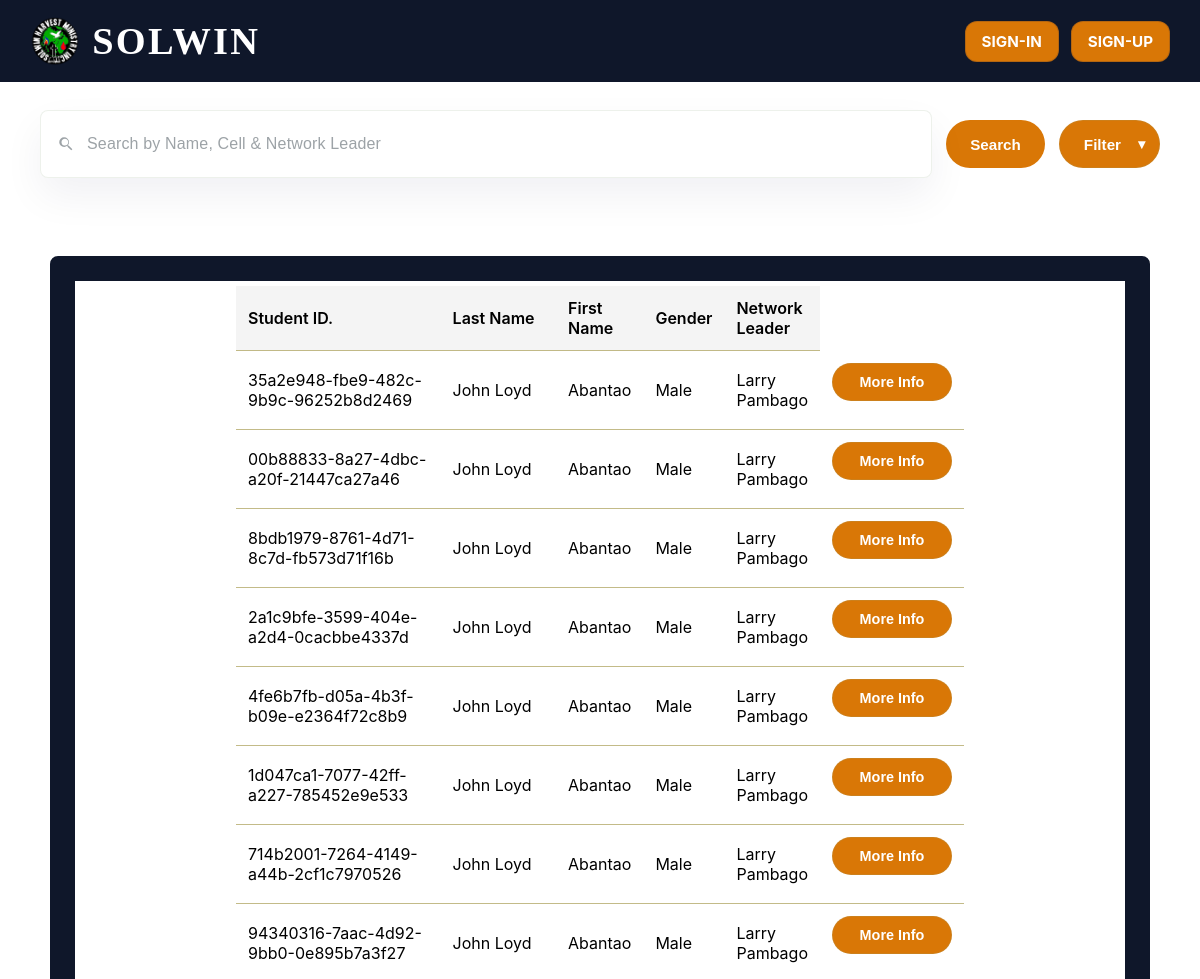
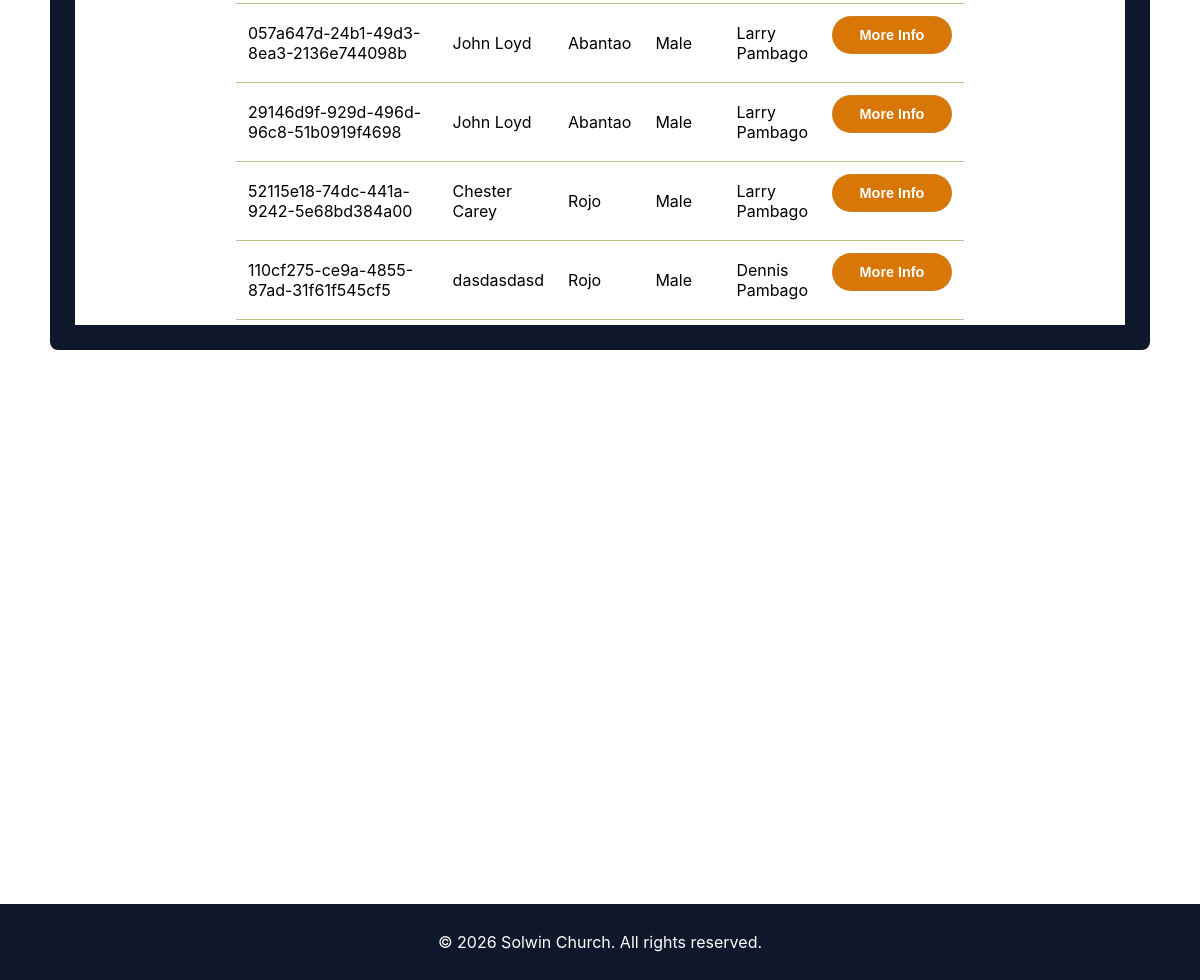
The page / on the database its author committed (2 pictures, top to bottom).
### tables this page shows
CREATE TABLE tbl_students_main (
    uid TEXT PRIMARY KEY,
    first_name TEXT NOT NULL,
    last_name TEXT NOT NULL,
    gender TEXT NOT NULL,
    netlead_fname TEXT NOT NULL,
    netlead_lname TEXT NOT NULL
);

### index_handler.php (called while the page is built, shortened)
<?php
class Index{
    public function ini_index(){
        $ini_id = null;
        try {
            $ini_id = $this->user_id();
        }catch (PDOException $e) {
            echo "Database error: " . $e->getMessage();
        }
        return $ini_id;
    }
}
?>

### query_config.php (called while the page is built)
<?php return [
    'tables' => [
    'students' => 'tbl_students_main',
    'students_dashboard' => 'tbl_students_dashboard',
    'account' => 'tbl_accounts',
    'remember_tokens' => 'tbl_remember_tokens']
];
?>

### config.php (called while the page is built)
<?php return [
    'host' => 'localhost',
    'db'   => 'db_leadership_development',
    'user' => 'root',
    'password' => '',
    'dbname' => 'db_leadership_development'
];
?>

### database.php (called while the page is built, shortened)
<?php
    class DataBase{
        public function __construct(
        ){
            $this->query_config = require __DIR__ . '/query_config.php';
            $config = require 'config.php';
            $databaseFile = __DIR__ . '/data/db_ld.sqlite';
            $dsn = "sqlite:" . $databaseFile;
            $options = [
            PDO::ATTR_ERRMODE            => PDO::ERRMODE_EXCEPTION,
            PDO::ATTR_DEFAULT_FETCH_MODE => PDO::FETCH_ASSOC,
            PDO::ATTR_EMULATE_PREPARES   => false,
            ];
            try {
                $this->pdo = new PDO($dsn, null, null, $options);
            }
            catch (\PDOException $e) {
                throw new \PDOException($e->getMessage(), (int)$e->getCode());
            }
        }
}
?>

### students_info_class.php (called while the page is built, shortened)
<?php
    require_once 'Database.php';
    class StudentInfo extends Database {
        public function show_students() {
            $sql = "SELECT * FROM `{$this->query_config['tables']['students']}`";
            $stmt = $this->pdo->prepare($sql);
            $stmt->execute();
            $user = $stmt->fetchAll(PDO::FETCH_OBJ);
            return $user;
        }
    }
?>

### index.php (the view, shortened to what this page needs)
<?php
require_once __DIR__ . '/index_handler.php';
include_once __DIR__ . '/students_info_class.php';
$index_handler = new Index();
$users_inst = $index_handler -> ini_index();
$student_info = new StudentInfo();
$students = $student_info->show_students();
?>
<DOCTYPE html>
<html lang="en">
<head>
    <link rel="stylesheet" href="css/index.css">
</head>
<body>
<header>
    <div class="logo_row">
        <img src="assets/img/logo_solwin.png" class="logo" alt="Solwin Logo">
        <a href="index.php" class="brand-title">SOLWIN</a>
    </div>
    <div class="header-links">
        <?php if($users_inst):?>
            <a href="owner_dashboard.php" class="user_greet">
                <?php if(!empty($user->picture)): ?>
                    <img src="assets/img/uploads/<?= htmlspecialchars($users_inst->picture) ?>" alt="Profile" class="user-avatar" style="width:30px;height:30px;border-radius:50%;object-fit:cover;">
                <?php else: ?>
                    <span class="user-icon" aria-hidden="true">👤</span>
                <?php endif; ?>
                <span>Hello, <?= htmlspecialchars($users_inst->first_name) ?>!</span>
            </a>
            <div class="action-group">
                <a href="student_info.php" class="signin-btn">Add a Student</a>
            </div>
            <div class="action-group">
                <a href="logout.php" class="signin-btn">LOG OUT</a>
            </div>
        <?php else:?>
            <div class="action-group">
                <a href="login.php" class="signin-btn">SIGN-IN</a>
                <a href="owner_info.php" class="signin-btn">SIGN-UP</a>
            </div>
        <?php endif;?>
    </div>
</header>
    <div class = "options">
        <div class="search-field">
            <span class="search-icon" aria-hidden="true"></span>
            <input type="text" name="search_bar" id="search_bar" class="search-input" placeholder="Search by Name, Cell & Network Leader">
        </div>
        <button type="button" class="option-btn search-btn" id= "search-button">Search</button>
        <button type="button" class="option-btn filter-btn">Filter</button>
    </div>
    <div class = "student-dashboard" id = "student-dashboard">
        <div class = "dashboard-container">
            <table>
            <thead>
            <tr>
                <th>Student ID.</th>
                <th>Last Name</th>
                <th>First Name</th>
                <th>Gender</th>
                <th>Network Leader</th>
            </tr>
            </thead>
            <tbody>
                <?php if ($students && count($students) > 0): ?>
                <?php foreach ($students as $row): ?>
                <tr>
                    <td><?= htmlspecialchars($row->uid) ?></td>
                    <td><?= htmlspecialchars($row->first_name) ?></td>
                    <td><?= htmlspecialchars($row->last_name) ?></td>
                    <td><?= htmlspecialchars($row->gender) ?></td>
                    <td><?= htmlspecialchars($row->netlead_fname . ' ' . $row->netlead_lname) ?></td>
                    <td class="action-cell">
                        <form action="student_dashboard.php" method="POST">
                        <button type="submit" name ="uid" class="action-btn inquire-btn" value = "<?= htmlspecialchars($row->uid) ?>">More Info</button>
                        </form>
                    </td>
                </tr>
                <?php endforeach; ?>
                <?php endif; ?>
                </tbody>
                </table>
        </div>
    </div>
    <div id = "search-results">
    </div>
</body>
 <footer>
        <p>© 2026 Solwin Church. All rights reserved.</p>
    </footer>
</body>
</html>

### css/index.css (style rules this page uses)
body { background-position: center; background-size:cover; background-attachment:fixed; font-family: 'Inter', 'Segoe UI', Roboto, Helvetica, Arial, sans-serif; margin: auto; padding: auto; }
.dashboard-container { border: 25px solid #0F172A; margin: 50px; height: auto; padding: 5px; background-color: #ffff; border-radius: 8px; backdrop-filter: blur(4px); }
table { width: 70%; border-collapse:collapse; font-size: 16px; margin-left: auto; margin-right: auto; }
th, td { text-align: left; padding: 12px; border-bottom: 1px solid #b4aa6bcc; vertical-align: middle; }
th { background-color: #f4f4f4; font-weight: 600; width: 100%; }
.action-cell { display: flex; flex-wrap: wrap; gap: 8px; }
.action-btn { display: inline-flex; align-items: center; justify-content: center; gap: 8px; min-width: 120px; padding: 10px 14px; border: 1px solid transparent; border-radius: 999px; background: #D97706; color: #ffffff; font-weight: 700; font-size: 0.9rem; cursor: pointer; transition: transform 0.18s ease, box-shadow 0.18s ease, background-color 0.18s ease, border-color 0.18s ease; }
.inquire-btn { background: #D97706; border-color: rgba(143, 168, 130, 0.18); }
header { display: flex; align-items: center; justify-content: space-between; padding: 16px 30px; background: #ced28ca7; color: #fff; gap: 24px; }
header, footer { background: #0F172A; color: #14180a; }
.options { display: flex; flex-wrap: wrap; align-items: center; gap: 14px; padding: 28px 40px; justify-content: flex-start; }
.option-btn { display: inline-flex; align-items: center; justify-content: center; min-height: 48px; padding: 0 24px; border: none; border-radius: 999px; background: rgba(255, 255, 255, 0.92); color: #0f1941; font-size: 0.95rem; font-weight: 700; cursor: pointer; transition: transform 0.18s ease, box-shadow 0.18s ease, background-color 0.18s ease, border-color 0.18s ease; }
.search-btn { background: #D97706; color: #ffffff; }
.filter-btn { position: relative; background: #D97706; color: #ffffff; border: 1px solid rgba(143, 168, 130, 0.16); padding-right: 38px; }
.filter-btn::after { content: '▾'; position: absolute; right: 14px; font-size: 0.88rem; transition: transform 0.2s ease; }
footer { text-align: center; font-size: medium; position: fixed; bottom: 0; width: 100%; padding: 12px 0; backdrop-filter: blur(4px); color: #ffffff }
.logo_row { display: flex; align-items: center; gap: 12px; }
.header-links { display: flex; align-items: center; gap: 18px; flex-wrap: wrap; }
.action-group { display: flex; align-items: center; gap: 12px; flex-wrap: wrap; }
.logo { height: 50px; width: auto; border-radius: 10px; }
.brand-title { font-family: 'Brush Script MT', cursive; font-size: 2.4rem; font-weight: 700; color: #fff; text-decoration: none; letter-spacing: 0.06em; }
.signin-btn { display: inline-flex; align-items: center; justify-content: center; color: #ffffff; background: #D97706; padding: 10px 16px; border: 1px solid rgba(15, 25, 65, 0.18); text-decoration: none; border-radius: 12px; font-size: 0.95rem; font-weight: 700; cursor: pointer; font-family: 'Inter', 'Segoe UI', Roboto, Helvetica, Arial, sans-serif; transition: transform 0.18s ease, box-shadow 0.18s ease, background-color 0.18s ease, border-color 0.18s ease; }
.search-field { position: relative; display: flex; align-items: center; flex: 1 1 420px; min-width: 300px; padding: 10px 16px; background: #ffffff; border: 1px solid rgba(143, 168, 130, 0.16); border-radius: 8px; box-shadow: 0 18px 40px rgba(15, 25, 65, 0.06); }
.search-icon { width: 18px; height: 18px; margin-right: 12px; background-size: contain; background-repeat: no-repeat; flex-shrink: 0; }
.search-input { width: 100%; border: none; background: transparent; padding: 14px 0; color: #2f4330; font-size: 1rem; letter-spacing: 0.01em; }
.search-input::placeholder { color: #9da3a7; }
#search-results { min-height: calc(100vh - 260px); display: flex; align-items: center; justify-content: center; padding: 20px; }

### rows shown on the page
tbl_students_main: uid "35a2e948-fbe9-482c-9b9c-96252b8d2469", first_name "John Loyd", last_name "Abantao", gender "Male", netlead_fname+netlead_lname "Larry Pambago"
tbl_students_main: uid "00b88833-8a27-4dbc-a20f-21447ca27a46", first_name "John Loyd", last_name "Abantao", gender "Male", netlead_fname+netlead_lname "Larry Pambago"
tbl_students_main: uid "8bdb1979-8761-4d71-8c7d-fb573d71f16b", first_name "John Loyd", last_name "Abantao", gender "Male", netlead_fname+netlead_lname "Larry Pambago"
tbl_students_main: uid "2a1c9bfe-3599-404e-a2d4-0cacbbe4337d", first_name "John Loyd", last_name "Abantao", gender "Male", netlead_fname+netlead_lname "Larry Pambago"
tbl_students_main: uid "4fe6b7fb-d05a-4b3f-b09e-e2364f72c8b9", first_name "John Loyd", last_name "Abantao", gender "Male", netlead_fname+netlead_lname "Larry Pambago"
tbl_students_main: uid "1d047ca1-7077-42ff-a227-785452e9e533", first_name "John Loyd", last_name "Abantao", gender "Male", netlead_fname+netlead_lname "Larry Pambago"
tbl_students_main: uid "714b2001-7264-4149-a44b-2cf1c7970526", first_name "John Loyd", last_name "Abantao", gender "Male", netlead_fname+netlead_lname "Larry Pambago"
tbl_students_main: uid "94340316-7aac-4d92-9bb0-0e895b7a3f27", first_name "John Loyd", last_name "Abantao", gender "Male", netlead_fname+netlead_lname "Larry Pambago"
tbl_students_main: uid "057a647d-24b1-49d3-8ea3-2136e744098b", first_name "John Loyd", last_name "Abantao", gender "Male", netlead_fname+netlead_lname "Larry Pambago"
tbl_students_main: uid "29146d9f-929d-496d-96c8-51b0919f4698", first_name "John Loyd", last_name "Abantao", gender "Male", netlead_fname+netlead_lname "Larry Pambago"
tbl_students_main: uid "52115e18-74dc-441a-9242-5e68bd384a00", first_name "Chester Carey", last_name "Rojo", gender "Male", netlead_fname+netlead_lname "Larry Pambago"
tbl_students_main: uid "110cf275-ce9a-4855-87ad-31f61f545cf5", first_name "dasdasdasd", last_name "Rojo", gender "Male", netlead_fname+netlead_lname "Dennis Pambago"
